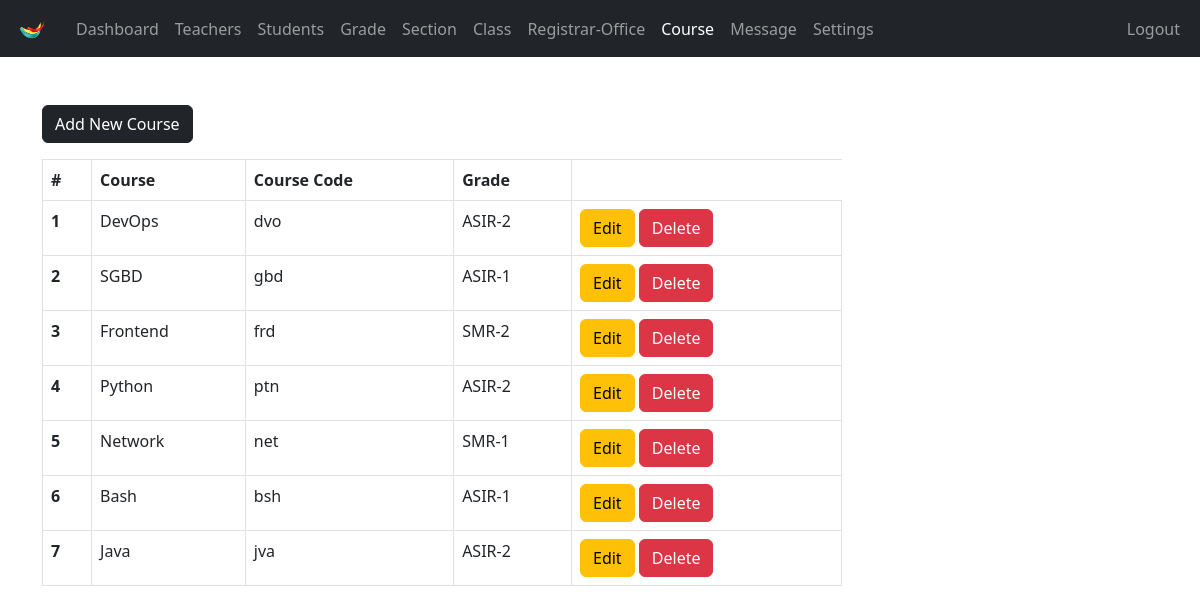
Page /admin/course.php (signed in) on the committed database.
### tables this page shows
CREATE TABLE `subjects` (
  `subject_id` int(11) NOT NULL,
  `subject` varchar(31) NOT NULL,
  `subject_code` varchar(31) NOT NULL,
  `grade` int(11) NOT NULL
);

CREATE TABLE `grades` (
  `grade_id` int(11) NOT NULL,
  `grade` varchar(31) NOT NULL,
  `grade_code` varchar(7) NOT NULL
);

### admin/data/subject.php (called while the page is built, shortened)
<?php
function getAllSubjects($conn)
{
    $sql = "SELECT * FROM subjects";
    $stmt = $conn->prepare($sql);
    $stmt->execute();
    if ($stmt->rowCount() >= 1) {
        $subjects = $stmt->fetchAll();
        return $subjects;
    } else {
        return 0;
    }
}

### admin/data/grade.php (called while the page is built, shortened)
<?php
function getGradeById($grade_id, $conn)
{
    $sql = "SELECT * FROM grades
           WHERE grade_id=?";
    $stmt = $conn->prepare($sql);
    $stmt->execute([$grade_id]);
    if ($stmt->rowCount() == 1) {
        $grade = $stmt->fetch();
        return $grade;
    } else {
        return 0;
    }
}

### admin/course.php (the view, shortened to what this page needs)
<?php
if (
  isset($_SESSION['admin_id']) &&
  isset($_SESSION['role'])
) {
  if ($_SESSION['role'] == 'Admin') {
    include "../DB_connection.php";
    include "data/subject.php";
    include "data/grade.php";
    $courses = getAllSubjects($conn);
?>
    <!DOCTYPE html>
    <html lang="en">
    <head>
      <link rel="stylesheet" href="https://cdn.jsdelivr.net/npm/bootstrap@5.2.0/dist/css/bootstrap.min.css">
      <link rel="stylesheet" href="../css/style.css">
      <link rel="stylesheet" href="https://cdnjs.cloudflare.com/ajax/libs/font-awesome/4.7.0/css/font-awesome.min.css">
    </head>
    <body>
      <?php
      include "inc/navbar.php";
      if ($courses != 0) {
      ?>
        <div class="container mt-5">
          <a href="course-add.php" class="btn btn-dark">Add New Course</a>
          <div class="table-responsive">
            <table class="table table-bordered mt-3 n-table">
              <thead>
                <tr>
                  <th scope="col">#</th>
                  <th scope="col">Course</th>
                  <th scope="col">Course Code</th>
                  <th scope="col">Grade</th>
                </tr>
              </thead>
              <tbody>
                <?php $i = 0;
                foreach ($courses as $course) {
                  $i++;  ?>
                  <tr>
                    <th scope="row"><?= $i ?></th>
                    <td>
                      <?php
                      echo $course['subject'];
                      ?>
                    </td>
                    <td>
                      <?php
                      echo $course['subject_code'];
                      ?>
                    </td>
                    <td>
                      <?php
                      $grade = getGradeById($course['grade'], $conn);
                      echo $grade['grade_code'] . '-' . $grade['grade'];
                      ?>
                    </td>
                    <td>
                      <a href="course-edit.php?course_id=<?= $course['subject_id'] ?>" class="btn btn-warning">Edit</a>
                      <a href="course-delete.php?course_id=<?= $course['subject_id'] ?>" class="btn btn-danger">Delete</a>
                    </td>
                  </tr>
                <?php } ?>
              </tbody>
            </table>
          </div>
        <?php } else { ?>
          <div class="alert alert-info .w-450 m-5" role="alert">
            Empty!
          </div>
        <?php } ?>
        </div>
    </body>
    </html>
<?php
  } else {
    header("Location: ../login.php");
    exit;
  }
} else {
  header("Location: ../login.php");
  exit;
}
?>

### css/style.css (style rules this page uses)
.n-table { max-width: 800px; }

### rows in the picture
subjects: subject "DevOps", subject_code "dvo", grades.grade_code "ASIR", grades.grade "2"
subjects: subject "SGBD", subject_code "gbd", grades.grade_code "ASIR", grades.grade "1"
subjects: subject "Frontend", subject_code "frd", grades.grade_code "SMR", grades.grade "2"
subjects: subject "Python", subject_code "ptn", grades.grade_code "ASIR", grades.grade "2"
subjects: subject "Network", subject_code "net", grades.grade_code "SMR", grades.grade "1"
subjects: subject "Bash", subject_code "bsh", grades.grade_code "ASIR", grades.grade "1"
subjects: subject "Java", subject_code "jva", grades.grade_code "ASIR", grades.grade "2"
